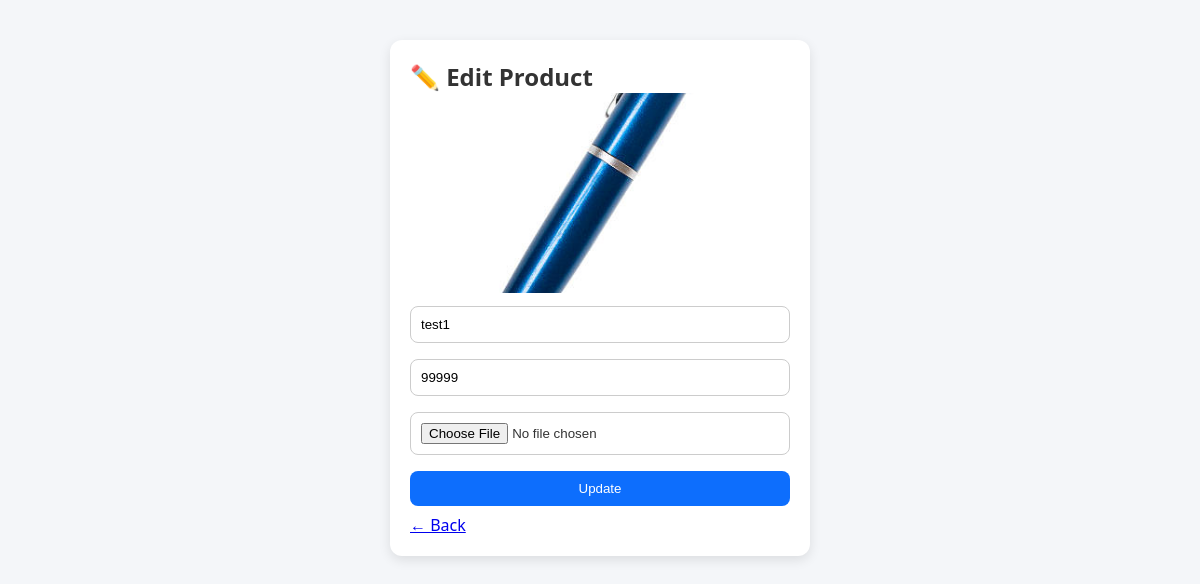
The page /app/admin_edit_product.php?id=3 (signed in) on the database its author committed.
### tables this page shows
CREATE TABLE `products` (
  `id` int(11) NOT NULL,
  `name` varchar(255) DEFAULT NULL,
  `price` int(11) DEFAULT NULL,
  `image` varchar(255) DEFAULT NULL
);

### app/admin_edit_product.php (the view, shortened to what this page needs)
<?php
include 'db.php';
$id = (int)($_GET['id'] ?? 0);
$stmt = $conn->prepare("SELECT * FROM products WHERE id=?");
$stmt->execute([$id]);
$product = $stmt->fetch(PDO::FETCH_ASSOC);
?>
<!DOCTYPE html>
<html>
<head>
    <link rel="stylesheet" href="style.css">
</head>
<body>
<div class="box">
    <h2>✏️ Edit Product</h2>
    <img src="uploads/<?= htmlspecialchars($product['image']) ?>">
    <form method="POST" enctype="multipart/form-data">
        <input type="text" name="name" value="<?= htmlspecialchars($product['name']) ?>" required>
        <input type="number" name="price" value="<?= htmlspecialchars($product['price']) ?>" required>
        <input type="file" name="image">
        <button>Update</button>
    </form>
    <a href="admin_products.php">← Back</a>
</div>
</body>
</html>

### app/style.css (style rules this page uses)
* { margin: 0; padding: 0; box-sizing: border-box; }
body { font-family: 'Segoe UI', sans-serif; background: #f4f6f9; color: #333; }

### app/admin_edit_product.php (style rules this page uses)
.box { max-width:420px;margin:40px auto;background:#fff;padding:20px;border-radius:12px;box-shadow:0 4px 12px rgba(0,0,0,.1) }
input,button { width:100%;padding:10px;margin:8px 0;border-radius:8px;border:1px solid #ccc }
button { background:#0d6efd;color:#fff;border:none }
img { width:100%;max-height:200px;object-fit:cover;border-radius:8px }

### rows shown on the page
products: image (picture), name "test1", price "99999"
